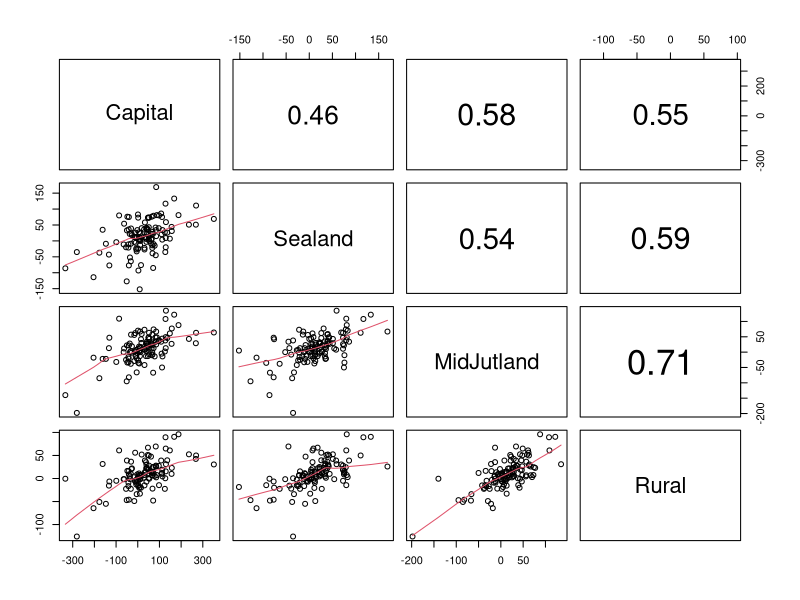
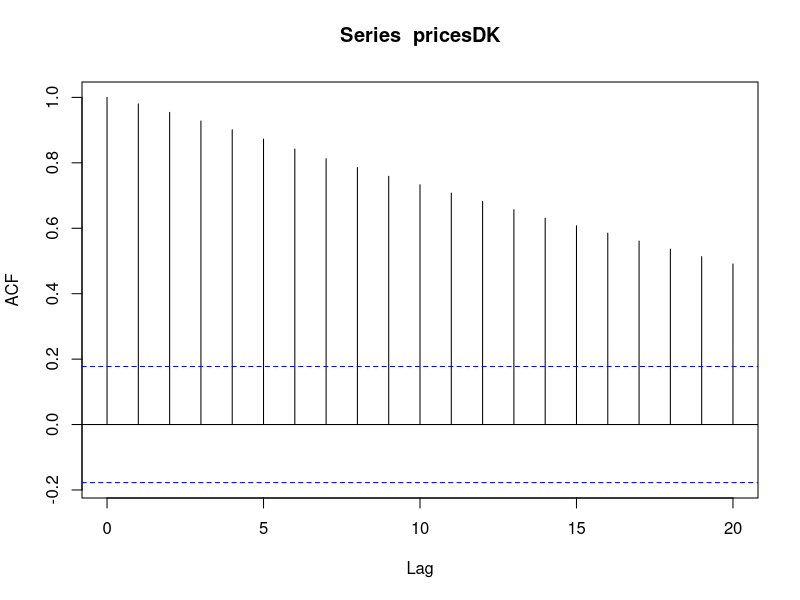
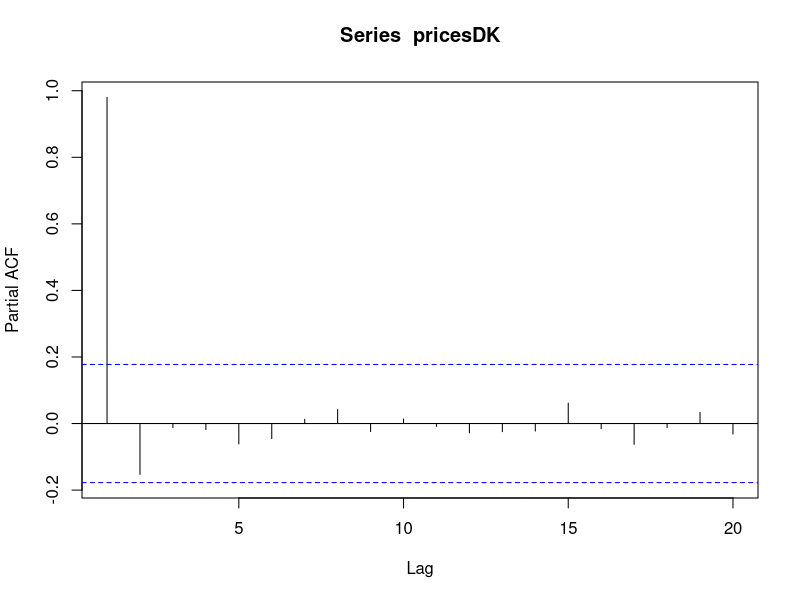
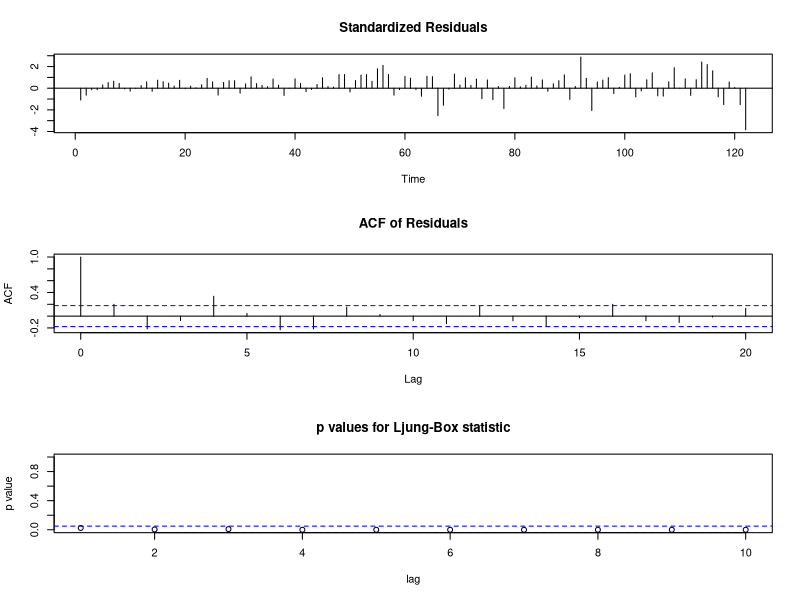
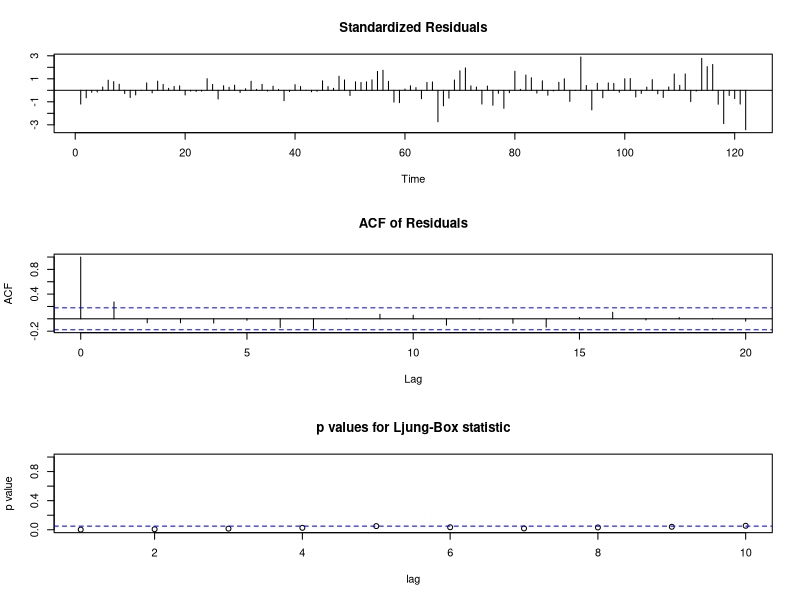
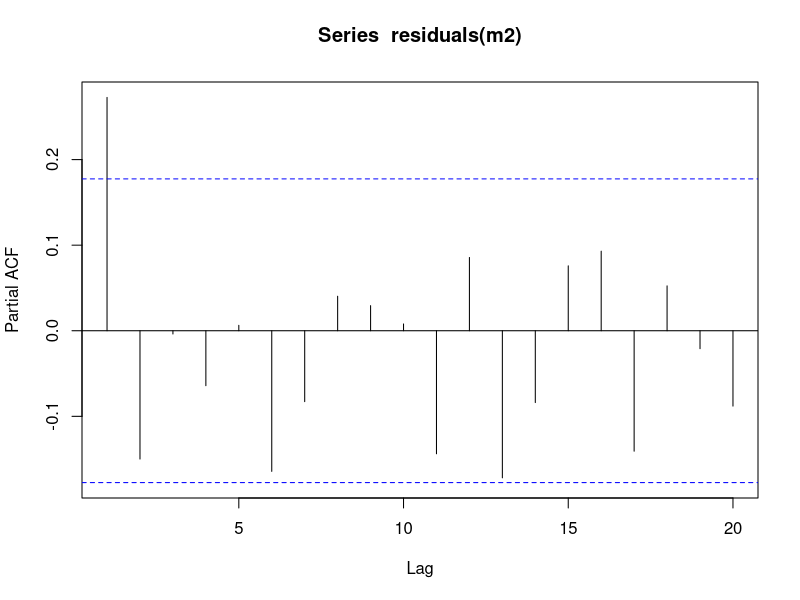
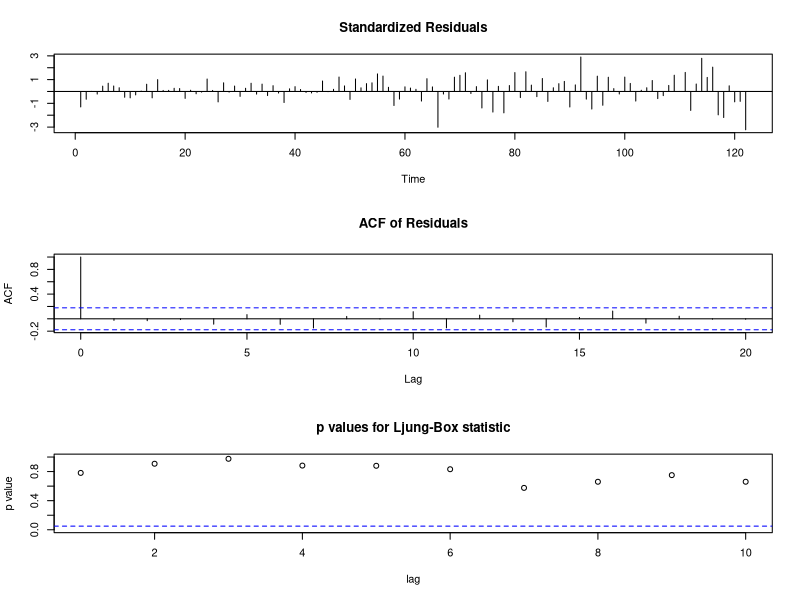
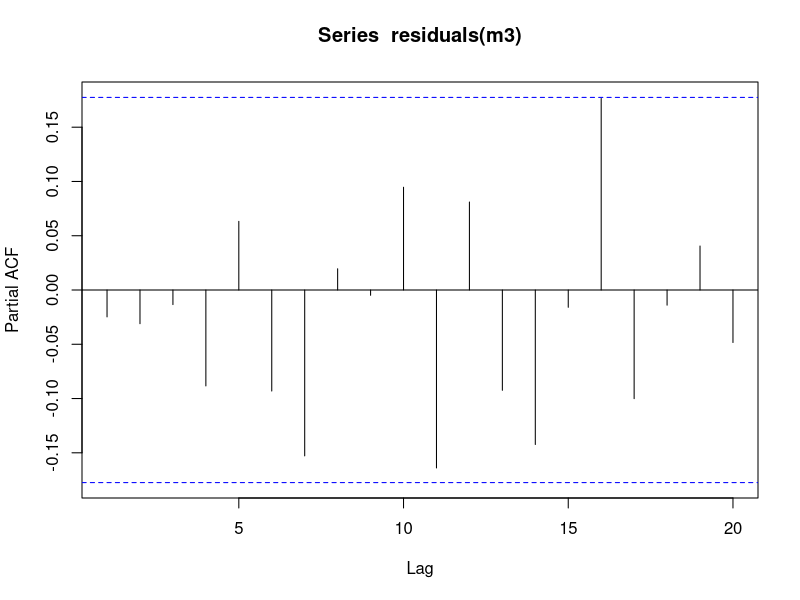

These charts were generated, in order, by the following R code: (Note: this script raises an error after producing the figures.)
rm(list = ls())
#Data <- read.csv("Time_Series_2023/Assignment_3/A3Data.csv",header=TRUE)
Data <- read.csv("A3Data.csv",header=TRUE)
pricesDK <- na.omit(Data$Denmark)
interest <- na.omit(Data$InterestRate) #interest rate
inflation <- na.omit(Data$InflationRate) #interest rate


 
#Q4.1 Plot the quarterly average sales prices in Denmark and the additional variables, interest rate and inflation rate.

saveFig <- TRUE
if(saveFig == TRUE){pdf("Q4.1_pricesDK_CombinedPlot", width = 10*0.8, height = 10*0.8)}
#Insert Whatever needs to be saved here :))
par(mfrow=c(1,1))
par(mar=c(5, 4, 4, 6) + 0.1)
plot(pricesDK,type="o",col="red",lwd="2",xlab="Quarters")
par(new=TRUE)
plot(interest,type='l',col="blue", axes=FALSE,xlab="", ylab="",lwd="2")
lines(inflation,type='l',col="darkgreen",lwd="2")
mtext("Interest Rate",side=4,line=2) 
mtext("Inflation /",side=4,line=1) 
axis(4, ylim=c(0,7000),las=1)
legend("top", legend = c("pricesDK","Interest Rate", "Inflation Rate"),
       lwd = 3, col = c("red","blue", "darkgreen"))
if(saveFig == TRUE){dev.off()}
saveFig <- FALSE



saveFig <- TRUE
if(saveFig == TRUE){pdf("Q4_1pricesDK_SeperatePlot.pdf", width = 10*0.8, height = 10*0.8)}
#Alternative plot
par(mfrow=c(4,1))
plot(pricesDK,type="o",col="red",lwd="2",xlab="Quarters")
plot(diff(pricesDK),type="o",col="red",lwd="2",xlab="Quarters")
plot(interest,type='l',col="blue", lwd="2")
plot(inflation,type='l',col="darkgreen",lwd="2")
if(saveFig == TRUE){dev.off()}
saveFig <- FALSE

#pricesDK not stationary hence we make diff transform.
#Save the plot!
saveFig <- TRUE
if(saveFig == TRUE){pdf("name.pdf", width = 10*0.8, height = 10*0.8)}
#Insert Whatever needs to be saved here :))
if(saveFig == TRUE){dev.off()}
saveFig <- FALSE

saveFig <- TRUE
if(saveFig == TRUE){pdf("Q4.1_differencePricesDK.pdf", width = 10*0.8, height = 10*0.8)}

#Q4.1 Plot the diff transform
par(mfrow=c(1,1))
par(mar=c(5, 4, 4, 6) + 0.1)
plot(diff(pricesDK), main="Difference in PriceDK", type="o",col="red",lwd="2",xlab="Quarters",ylab="Difference in priceDK")
par(new=TRUE)
plot(interest,type='l',col="blue", axes=FALSE,xlab="", ylab="",lwd="2")
lines(inflation,type='l',col="darkgreen",lwd="2")
mtext("Interest Rate",side=4,line=2) 
mtext("Inflation /",side=4,line=1) 
axis(4, ylim=c(0,7000),las=1)
legend("top", legend = c("pricesDK", "Interest","Inflation Rate"),
       lwd = 3, col = c("red","blue", "darkgreen"))
if(saveFig == TRUE){dev.off()}
saveFig <- FALSE

#Q4.2 ACF and PACF
saveFig <- TRUE
if(saveFig == TRUE){pdf("Q4.2ACF_PACF_pricesDK.pdf", width = 10*0.8, height = 20*0.8)}
#
par(mfrow=c(4,2))
acf(pricesDK,main="ACF of pricesDK")
pacf(pricesDK, main="PACF of pricesDK")
acf(diff(pricesDK),main="ACF of diff(pricesDK)")
pacf(diff(pricesDK), main="PACF of diff(pricesDK)")
acf(log(pricesDK),main="ACF of log(pricesDK)")
pacf(log(pricesDK), main="PACF of log(pricesDK)")
acf(diff(log(pricesDK)),main="ACF of diff(log(pricesDK))")
pacf(diff(log(pricesDK)), main="PACF of diff(log(pricesDK))")
#
if(saveFig == TRUE){dev.off()}
saveFig <- FALSE

#interest maybe needs a rework :))
saveFig <- TRUE
if(saveFig == TRUE){pdf("Q4.2ACF_PACF_interest.pdf", width = 10*0.8, height = 10*0.8)}
#
par(mfrow=c(2,2))
acf(interest,main="ACF of interest")
pacf(interest, main="PACF of interest")
acf(diff(interest),main="ACF of diff(interest)")
pacf(diff(interest), main="PACF of diff(interest)")
#acf(log(interest),main="ACF of log(interest)")
#pacf(log(interest), main="PACF of log(interest)")
#acf(diff(log(interest)),main="ACF of diff(log(interest))")
#pacf(diff(log(interest)), main="PACF of diff(log(interest))")
#
if(saveFig == TRUE){dev.off()}
saveFig <- FALSE

#inflation
saveFig <- TRUE
if(saveFig == TRUE){pdf("Q4.2ACF_PACF_inflation.pdf", width = 10*0.8, height = 20*0.8)}
#
par(mfrow=c(4,2))
acf(inflation,main="ACF of inflation")
pacf(inflation, main="PACF of inflation")
acf(diff(inflation),main="ACF of diff(inflation)")
pacf(diff(inflation), main="PACF of diff(inflation)")
acf(log(inflation),main="ACF of log(inflation)")
pacf(log(inflation), main="PACF of log(inflation)")
acf(diff(log(inflation)),main="ACF of diff(log(inflation))")
pacf(diff(log(inflation)), main="PACF of diff(log(inflation))")
#
if(saveFig == TRUE){dev.off()}
saveFig <- FALSE


#Q4.2 cross-correlation function between four time series of the house prices:
#Estimate and plot Cross-Correlation
Capital <- diff(na.omit(Data$Capital))
Sealand <- diff(na.omit(Data$Sealand))
MidJutland <- diff(na.omit(Data$MidJutland))
Rural <- diff(na.omit(Data$Rural))

prices <- data.frame(Capital=Capital,Sealand=Sealand,MidJutland=MidJutland,Rural=Rural)
colnames(prices) <- c("Capital","Sealand","MidJutland","Rural")
########################################################################################################################
#Correlation plots???
panel.cor <- function(x, y, digits = 2, prefix = "", cex.cor, ...) {
  usr <- par("usr")
  on.exit(par(usr))
  par(usr = c(0, 1, 0, 1))
  Cor <- abs(cor(x, y)) # Remove abs function if desired
  txt <- paste0(prefix, format(c(Cor, 0.123456789), digits = digits)[1])
  if(missing(cex.cor)) {
    cex.cor <- 0.4 / strwidth(txt)
  }
  text(0.5, 0.5, txt,
       cex = 1 + cex.cor * Cor) # Resize the text by level of correlation
}
pairs(~ Capital + Sealand + MidJutland + Rural,
      upper.panel = panel.cor,    # Correlation panel
      lower.panel = panel.smooth)
########################################################################################################################

#Save the plot!
saveFig <- TRUE
if(saveFig == TRUE){pdf("Q4.2_DiffCrossCorrelation.pdf", width = 10*0.8, height = 20*0.8)}
#
par(mfrow=c(4,3))
for (i in 1:4){
  for (k in 1:4){
    if (i!=k){
      ccf(prices[i],prices[k],type="correlation",plot=TRUE,main= paste(colnames(prices)[i]," & ",colnames(prices)[k]))
    }
  }
}
#
if(saveFig == TRUE){dev.off()}
saveFig <- FALSE


#For no diff
Capital <- (na.omit(Data$Capital))
Sealand <- (na.omit(Data$Sealand))
MidJutland <- (na.omit(Data$MidJutland))
Rural <- (na.omit(Data$Rural))
prices <- data.frame(Capital=Capital,Sealand=Sealand,MidJutland=MidJutland,Rural=Rural)
colnames(prices) <- c("Capital","Sealand","MidJutland","Rural")

#Save the plot!
saveFig <- TRUE
if(saveFig == TRUE){pdf("Q4.2BAD_noCrossCorrelation.pdf", width = 10*0.8, height = 20*0.8)}
#
par(mfrow=c(4,3))
for (i in 1:4){
  for (k in 1:4){
    if (i!=k){
      ccf(prices[i],prices[k],type="correlation",plot=TRUE,main= paste(colnames(prices)[i]," & ",colnames(prices)[k]))
    }
  }
}
#
if(saveFig == TRUE){dev.off()}
saveFig <- FALSE

#It is weak, we omit it???






#multipleplots <- function(data){
#  par(mfrow=c(2,2))
#  plot(data)
#  acf(data)
#  pacf(data)
#}

#Transform the data to make it stationary!


###########################################################################
#Q4.3 univariate model selection
par(mfrow=c(1,1))
acf(pricesDK) #Clear exponential?? more like linear
pacf(pricesDK) #clear lag 1, hence AR(1) part from golden table
m1 <- arima(x=pricesDK,order=c(1,0,0))
tsdiag(m1) #looks like seasonal 4
m2 <- arima(x=pricesDK,order=c(1,0,0),,seasonal = list(order = c(1,0,0), period = 4))
tsdiag(m2) #lag 1 is small
pacf(residuals(m2)) #lag 1 is small
m3 <- arima(x=pricesDK,order=c(1,0,1),,seasonal = list(order = c(1,0,0), period = 4))
tsdiag(m3) #looks good, but residuals are increasing. -> transform
pacf(residuals(m3)) #looks good

#Univariate model selection with log transform
par(mfrow=c(1,1))
log_pricesDK <- log(pricesDK)
acf(log_pricesDK) #Clear exponential?? more like linear
pacf(log_pricesDK) #clear lag 1, hence AR(1) part from golden table
lm1 <- arima(x=log_pricesDK,order=c(1,0,0))
tsdiag(lm1) #looks like seasonal 4 or maybe 2 #residuals very positive
pacf(residuals(lm1)) #looks wakko
lm2 <- arima(x=log_pricesDK,order=c(1,0,0),,seasonal = list(order = c(1,0,0), period = 4))
tsdiag(lm2) #lag 1 is small
pacf(residuals(m2)) #lag 1 is small
m3 <- arima(x=log_pricesDK,order=c(1,0,1),,seasonal = list(order = c(1,0,0), period = 4))
tsdiag(m3) #looks good, but residuals are increasing. -> transform
pacf(residuals(m3)) #add seasanolity AR(1)
m4 <- arima(x=log_pricesDK,order=c(1,0,1),,seasonal = list(order = c(1,0,1), period = 4)) #does not work
m4 <- arima(x=log_pricesDK,order=c(1,0,1),,seasonal = list(order = c(1,0,2), period = 4)) #does not work
#tsdiag(m4) #looks good
#pacf(residuals(m4)) #looks okay?

#Univariate model selection with diff transform
par(mfrow=c(1,1))
diff_pricesDK <- diff(pricesDK)
acf(diff_pricesDK) #Clear lag 1,2,4,6,7, (8) (12) (14) (16)
pacf(diff_pricesDK) #clear lag 1,2,4,13
#Start with ARIMA(2,1,2), seasonal 4 with (1,0,0)
dm1 <- arima(x=pricesDK,order=c(1,1,0),seasonal = list(order = c(1,0,0), period = 4))
tsdiag(dm1) #looks nice, but residuals are increasing
pacf(residuals(dm1)) #looks nice!
#do log transform:
acf(diff(log(pricesDK))) #lag 1, (2) 4, 6, 8
pacf(diff(log(pricesDK))) #lag 1, 2, 4,5, 8, 12, 13, 
ldm1 <- arima(x=log(pricesDK),order=c(1,1,0))
ldm1
tsdiag(ldm1) # add seasonal 4
pacf(residuals(ldm1)) # add seasonal 4

ldm2 <- arima(x=log(pricesDK),order=c(1,1,0),,seasonal = list(order = c(1,0,1), period = 4))
ldm2
tsdiag(ldm2) #looks nice but lag 9
pacf(residuals(ldm2)) # looks nice but lag 9

#Is it possible to reduce it?
ldm3 <- arima(x=log(pricesDK),order=c(1,1,0),,seasonal = list(order = c(1,0,1), period = 2))
ldm3
tsdiag(ldm3) #looks nice but lag 9
pacf(residuals(ldm3)) #also looks nice, but lag 9


ldm4 <- arima(x=log(pricesDK),order=c(1,1,0),,seasonal = list(order = c(1,0,0), period = 4))
ldm4
tsdiag(ldm4) #looks nice but lag 9
pacf(residuals(ldm4)) #also looks nice, lag 12, 16


#narative:
acf(diff_pricesDK) #Clear lag 1,2,4,6,7, (8) (12) (14) (16)
pacf(diff_pricesDK) #clear lag 1,2,4,13
#dm1 <- arima(x=pricesDK,order=c(1,1,0),seasonal = list(order = c(1,0,0), period = 4))
#Først inital diff -> residualer has increasing variance -> log transform
#Ser på ACF og PACF
acf(diff(log(pricesDK))) #lag 1, (2) 4, 6, 8
pacf(diff(log(pricesDK))) #lag 1, 2, 4,5, 8, 12, 13, 
# laver initiel model ldm1 <- arima(x=log(pricesDK),order=c(1,1,0))
# tilføjer seasonal 4
tsdiag(ldm1) # add seasonal 4
pacf(residuals(ldm1)) # add seasonal 4
ldm2 <- arima(x=log(pricesDK),order=c(1,1,0),,seasonal = list(order = c(1,0,1), period = 4))
ldm2 #MAKE TABLE!!!
tsdiag(ldm2) #looks nice but lag 9
pacf(residuals(ldm2)) # looks nice but lag 9

#initiel til plots til Q4.3
deding <- arima(log(pricesDK),order=c(1,1,0), seasonal = list(order = c(1,1,1), period = 2))
ldm2 <- arima(x=log(pricesDK),order=c(1,1,0),,seasonal = list(order = c(1,0,1), period = 4))
tsdiag(deding) #lag 14
tsdiag(ldm2) #lag 9
pacf(residuals(ldm2)) #lag9
pacf(residuals(deding)) #lag14
#ldm2 er bedre!!! #bliver bedre med seasonal 4! med aic

deding
ldm2 #likelihood better

#PLOTS#PLOTS#PLOTS#PLOTS#PLOTS#PLOTS#PLOTS#PLOTS#PLOTS#PLOTS#PLOTS
#PLOTS#PLOTS#PLOTS#PLOTS#PLOTS#PLOTS#PLOTS#PLOTS#PLOTS#PLOTS#PLOTS
#PLOTS#PLOTS#PLOTS#PLOTS#PLOTS#PLOTS#PLOTS#PLOTS#PLOTS#PLOTS#PLOTS

final_reduced_mod <- ldm2 #choose which model to plot:)
final_reduced_mod
tsdiag(final_reduced_mod) #Standardized residuals, ACF of residuals and p-values
pacf(residuals(final_reduced_mod))

#SAVING:::
############################################################################################################################################
saveFig <- TRUE
if(saveFig == TRUE){pdf("Q4.3InitalDiffModel_RESIDUAL.pdf", width = 10*0.8, height = 15*0.8)}
tsdiag(dm1) #looks nice, but residuals are increasing
if(saveFig == TRUE){dev.off()}
saveFig <- FALSE


saveFig <- TRUE
if(saveFig == TRUE){pdf("Q4.3InitallogDiffModel_ACF.pdf", width = 10*0.8, height = 15*0.8)}
tsdiag(ldm1) # add seasonal 4
if(saveFig == TRUE){dev.off()}
saveFig <- FALSE

#LAV TABLE!!!!!#LAV TABLE!!!!!#LAV TABLE!!!!!#LAV TABLE!!!!!#LAV TABLE!!!!!#LAV TABLE!!!!!#LAV TABLE!!!!!#LAV TABLE!!!!!
ldm2 #LAV TABLE!!!!!#LAV TABLE!!!!!#LAV TABLE!!!!!#LAV TABLE!!!!!#LAV TABLE!!!!!#LAV TABLE!!!!!#LAV TABLE!!!!!#LAV TABLE!!!!!
#LAV TABLE!!!!!#LAV TABLE!!!!!#LAV TABLE!!!!!#LAV TABLE!!!!!#LAV TABLE!!!!!#LAV TABLE!!!!!#LAV TABLE!!!!!#LAV TABLE!!!!!

saveFig <- TRUE
if(saveFig == TRUE){pdf("Q4.3FinallogDiffModel_RESIDUAL_ACF.pdf", width = 10*0.8, height = 15*0.8)}
tsdiag(ldm2) #looks nice but lag 9
if(saveFig == TRUE){dev.off()}
saveFig <- FALSE

saveFig <- TRUE
if(saveFig == TRUE){pdf("Q4.3FinallogDiffModel_PACF.pdf", width = 10*0.8, height = 7*0.8)}
pacf(residuals(ldm2)) # looks nice but lag 9
if(saveFig == TRUE){dev.off()}
saveFig <- FALSE
#PLOTSPLOTSPLOTSPLOTSPLOTSPLOTSPLOTSPLOTSPLOTSPLOTSPLOTSPLOTS
############################################################################################################################################

#Q4.4 residual plots
qqPlot(residuals(final_reduced_mod))

res <- final_reduced_mod$residuals
#qqnorm(res)
#qqline(res)
hist(res)
plot(res)

#sign test
signtest<-sum(abs(diff(res>0)))
# lower bound
N <- 122
low <- (N-1)/2 - 2*sqrt((N-1)/4)
# upper bound
high <- (N-1)/2 + 2*sqrt((N-1)/4)
make_table=data.frame(Sign_Test=signtest,Low=low,High=high) 
make_table#make table


#SAVING:::
############################################################################################################################################
#Kan måske samles
saveFig <- TRUE
if(saveFig == TRUE){pdf("Q4.4_QQplot.pdf", width = 10*0.8, height = 7*0.8)}
qqPlot(residuals(final_reduced_mod))
if(saveFig == TRUE){dev.off()}
saveFig <- FALSE

saveFig <- TRUE
if(saveFig == TRUE){pdf("Q4.4_Residual_Histogram.pdf", width = 10*0.8, height = 7*0.8)}
hist(res)
if(saveFig == TRUE){dev.off()}
saveFig <- FALSE


saveFig <- TRUE
if(saveFig == TRUE){pdf("Q4.4_Residuals.pdf", width = 10*0.8, height = 7*0.8)}
plot(res)
if(saveFig == TRUE){dev.off()}
saveFig <- FALSE

#PLOTSPLOTSPLOTSPLOTSPLOTSPLOTSPLOTSPLOTSPLOTSPLOTSPLOTSPLOTS
############################################################################################################################################


###########################################################################
#Q4.5 plots
model <- final_reduced_mod
predictions_6 <-forecast(model,6,95)
preds <- predictions_6$mean
lower <- predictions_6$lower
upper <- predictions_6$upper
plotCI(x = c(123:128), 
       y = exp(preds[1:6]),
       li = exp(lower),
       ui = exp(upper),col = "red",xlim = c(1,128),ylim = c(500,3000))
lines(exp(predictions_6$x))

#same but with smaller interval :)
plotCI(x = c(123:128), 
       y = exp(preds[1:6]),
       li = exp(lower),
       ui = exp(upper),col = "red",xlim = c(100,128),ylim = c(500,3000))
lines(exp(predictions_6$x))

###########################################################################
#Q4.6
#Arima X (interest seems useless but inflation is nice)
x_inflation <- cumsum(inflation)
x_interest <- interest
x_inf_new <- cumsum(c(inflation[1:124],rep(inflation[124],4)))
(new_model <- Arima(log(pricesDK),xreg = c((x_inflation[1:122])),order=c(1,1,0), seasonal = list(order = c(1,1,1), period = 2)))
(new_model <- Arima(log(pricesDK),xreg = c((x_inflation[1:122])),order=c(1,1,0), seasonal = list(order = c(1,0,1), period = 4)))
#residuals
res2 <- new_model$residuals
plot(res2) #plot residuals
hist(res2) #plot histogram of residuals
qqPlot(residuals(new_model)) #QQplot

tsdiag(new_model) #Standardized residuals, ACF of residuals and p-values
pacf(residuals(new_model))

acf(res2)
pacf(res2)
#qqnorm(res2)
#qqline(res2)
#hist(res2)

#SignTest
signtest<-sum(abs(diff(res2>0)))
low <- (N-1)/2 - 2*sqrt((N-1)/4)
high <- (N-1)/2 + 2*sqrt((N-1)/4)
make_table=data.frame(Sign_Test=signtest,Low=low,High=high) 
make_table#make table

###########################################################################
#Q4.7 Forecasting the future house prices - II
rep(inflation[124],4)
plot(c(inflation[1:124],rep(inflation[124],4)))
x_inf_new <- cumsum(c(inflation[1:124],rep(inflation[124],4)))
plot(diff(x_inf_new))
plot(inflation)
predictions_6_new <-forecast(new_model,level=95,xreg=x_inf_new[123:128])

preds2 <- predictions_6_new$mean
lower2 <- predictions_6_new$lower
upper2 <- predictions_6_new$upper
plotCI(x = c(123:128), 
       y = exp(preds2[1:6]),
       li = exp(lower2),
       ui = exp(upper2),col = "red",xlim = c(1,128),ylim = c(500,3000))
lines(exp(predictions_6_new$x))

###########################################################################
#Q4.9 Plot quarterly sales of for each of the four regions.
Capital <- (na.omit(Data$Capital))
Sealand <- (na.omit(Data$Sealand))
MidJutland <- (na.omit(Data$MidJutland))
Rural <- (na.omit(Data$Rural))

par(mfrow=c(1,1))
plot(Capital,col="red",type="o",lwd="2")
lines(Sealand,col="darkgreen",type="o",lwd="2")
lines(MidJutland,col="blue",type="o",lwd="2")
lines(Rural,col="orange",type="o",lwd="2")
plot(pricesDK,col="black",type="o")

par(mfrow=c(2,2))
plot(Capital,col="red",type="o",lwd="1")
plot(Sealand,col="darkgreen",type="o",lwd="1")
plot(MidJutland,col="blue",type="o",lwd="1")
plot(Rural,col="orange",type="o",lwd="1")


#Difference plots
dCapital <- diff(na.omit(Data$Capital))
dSealand <- diff(na.omit(Data$Sealand))
dMidJutland <- diff(na.omit(Data$MidJutland))
dRural <- diff(na.omit(Data$Rural))

par(mfrow=c(1,1))
plot(dCapital,col="red",type="o",lwd="2",main="diff")
lines(dSealand,col="darkgreen",type="o",lwd="2")
lines(dMidJutland,col="blue",type="o",lwd="2")
lines(dRural,col="orange",type="o",lwd="2")

par(mfrow=c(2,2))
plot(Capital,col="red",type="o",lwd="1")
plot(Sealand,col="darkgreen",type="o",lwd="1")
plot(MidJutland,col="blue",type="o",lwd="1")
plot(Rural,col="orange",type="o",lwd="1")

#rescaled plots
scaled_Capital <- (na.omit(Data$Capital))/max((na.omit(Data$Capital)))
scaled_Sealand <- (na.omit(Data$Sealand))/max(na.omit(Data$Sealand))
scaled_MidJutland <- (na.omit(Data$MidJutland))/max((na.omit(Data$MidJutland)))
scaled_Rural <- (na.omit(Data$Rural))/max((na.omit(Data$Rural)))

par(mfrow=c(1,1))
plot(scaled_Capital,col="red",type="o",lwd="2")
lines(scaled_Sealand,col="darkgreen",type="o",lwd="2")
lines(scaled_MidJutland,col="blue",type="o",lwd="2")
lines(scaled_Rural,col="orange",type="o",lwd="2")

par(mfrow=c(2,2))
plot(scaled_Capital,col="red",type="o",lwd="1")
plot(scaled_Sealand,col="darkgreen",type="o",lwd="1")
plot(scaled_MidJutland,col="blue",type="o",lwd="1")
plot(scaled_Rural,col="orange",type="o",lwd="1")

#rescaled plots
dscaled_Capital <- diff((na.omit(Data$Capital))/max((na.omit(Data$Capital))))
dscaled_Sealand <- diff((na.omit(Data$Sealand))/max(na.omit(Data$Sealand)))
dscaled_MidJutland <- diff((na.omit(Data$MidJutland))/max((na.omit(Data$MidJutland))))
dscaled_Rural <- diff((na.omit(Data$Rural))/max((na.omit(Data$Rural))))

par(mfrow=c(1,1))
plot(dscaled_Capital,col="red",type="o",lwd="2")
lines(dscaled_Sealand,col="darkgreen",type="o",lwd="2")
lines(dscaled_MidJutland,col="blue",type="o",lwd="2")
lines(dscaled_Rural,col="orange",type="o",lwd="2")

par(mfrow=c(2,2))
plot(dscaled_Capital,col="red",type="o",lwd="1")
plot(dscaled_Sealand,col="darkgreen",type="o",lwd="1")
plot(dscaled_MidJutland,col="blue",type="o",lwd="1")
plot(dscaled_Rural,col="orange",type="o",lwd="1")

#ACF on 4 areas
acf(Capital) 
acf(Sealand) 
acf(MidJutland)
acf(Rural) 
#all looks non stationary.


acf(dCapital) #måske 1 og 2
acf(dSealand) #måske seasonal på 4? lag på 14?
acf(dMidJutland) #seasonal på 4, negativ seasonal på 2
acf(dRural) # seasonal på 4, negativ på seasonal 2

par(mfrow=c(2,2))
pacf(dCapital) #meget lille, måske 1,2 og 11
pacf(dSealand) #ingenting, lidt på 14?
pacf(dMidJutland) #lidt neg 2, 4, neg6 og neg$14, måske 2 seasonal??
pacf(dRural) # seasonal på 2? i hvert fald for 2, 4, 6 og 8.


#Find Marimax model for house prices
